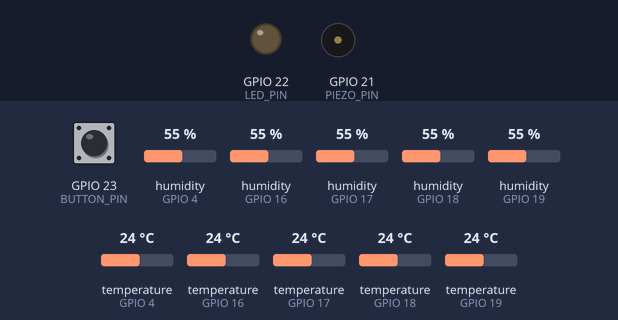
Simulated run of this sketch. Board: ESP32. Shown: output pins drawn as LEDs (lit = HIGH), buzzer (waves = sounding). The inputs (shaded band) are chosen by the test bench; at power-on: GPIO 23 (BUTTON_PIN) HIGH, humidity (sensors on GPIO 4, GPIO 16, GPIO 17, GPIO 18, GPIO 19) 55 %, temperature (sensors on GPIO 4, GPIO 16, GPIO 17, GPIO 18, GPIO 19) 24 °C. WiFi joins after 1.5 s; servers stay silent unless stated; uploads are accepted with an empty reply; EEPROM starts erased; what the sketch prints to the serial monitor is not drawn. At 13.6 s the program restarts the board; the recording ends there.

Above: at 5.2 s.
5.3 s: GPIO 23 (BUTTON_PIN) pulled LOW for 0.15 s
At 5.45 s:
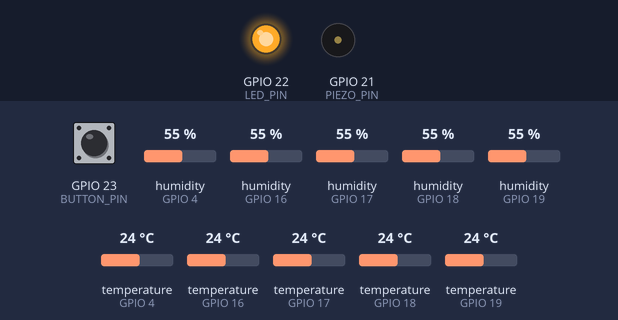
7.0 s: GPIO 23 (BUTTON_PIN) driven LOW
At 10.17 s:
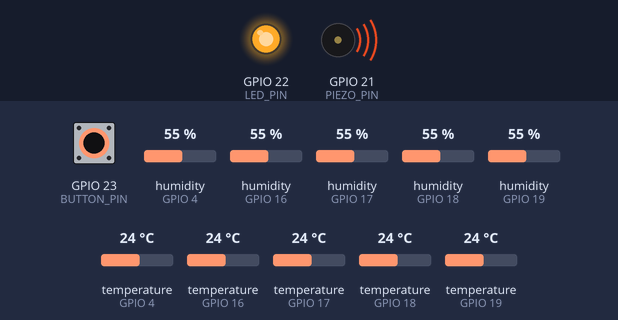
Timing chart, 0 to 13.0 s (numbered marks = the images above; inputs shaded):
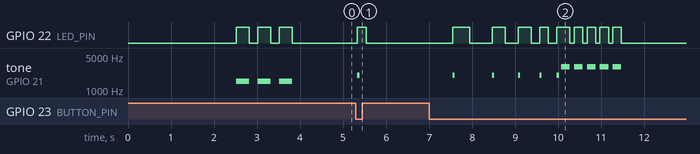

The sketch:

DHT11.ino
```cpp
#include <WiFiManager.h>        // https://github.com/tzapu/WiFiManager
#include <HTTPClient.h>
#include <ArduinoJson.h>
#include <DHT.h>
#include <EEPROM.h>

// ================================
// CONFIGURACIÓN DHT11
// ================================
#define DHT_PIN 4
#define DHT_TYPE DHT11
DHT dht(DHT_PIN, DHT_TYPE);

#define DHT_PIN_2 16 // Pin para el Sensor 2
#define DHT_PIN_3 17 // Pin para el Sensor 3
#define DHT_PIN_4 18 // Pin para el Sensor 4
#define DHT_PIN_5 19 // Pin para el Sensor 5

DHT dht2(DHT_PIN_2, DHT_TYPE);
DHT dht3(DHT_PIN_3, DHT_TYPE);
DHT dht4(DHT_PIN_4, DHT_TYPE);
DHT dht5(DHT_PIN_5, DHT_TYPE);

// PINES
#define BUTTON_PIN 23
#define LED_PIN    22
#define PIEZO_PIN  21

#define BUTTON_PRESS_TIME 3000 // ms

// EEPROM
#define EEPROM_SIZE 512
#define SERVER_URL_ADDR 0
#define SERVER_URL_MAX_LEN 128

// Variables globales
String serverURL = "";

const unsigned long SEND_INTERVAL = 2000;
unsigned long lastSend = 0;

// Variables para el botón
bool buttonPressed = false;
unsigned long buttonPressStart = 0;
bool resetInProgress = false;

// HTML personalizado para el portal
const char* custom_html_head = R"(
<style>
  :root {
  --primary-color: #2a9df4; /* azul para botones y highlights */
  --secondary-color: #a0a0a0; /* gris para subtítulos y texto menos importante */
  --background: #fafafa; /* fondo muy claro */
  --text-color: #333333; /* texto principal oscuro pero no negro */
  --border-color: #ddd; /* borde sutil */
  --border-radius: 6px;
  --shadow: 0 2px 6px rgba(0, 0, 0, 0.07);
  --font-family: 'Segoe UI', Tahoma, Geneva, Verdana, sans-serif;
}

body {
  background: var(--background);
  color: var(--text-color);
  font-family: var(--font-family);
  display: flex;
  align-items: center;
  justify-content: center;
  min-height: 100vh;
  margin: 0;
  padding: 20px;
}

.container {
  background: white;
  padding: 30px 40px;
  border-radius: var(--border-radius);
  box-shadow: var(--shadow);
  max-width: 400px;
  width: 100%;
  animation: fadeIn 0.4s ease-out;
}

.header {
  text-align: center;
  margin-bottom: 25px;
}

.logo {
  font-size: 2.8rem;
  margin-bottom: 10px;
  color: var(--primary-color);
}

.title {
  font-size: 1.8rem;
  font-weight: 600;
  margin-bottom: 5px;
}

.subtitle {
  font-size: 1rem;
  color: var(--secondary-color);
  font-weight: 400;
}

.form-group {
  margin-bottom: 20px;
}

label {
  display: block;
  font-weight: 600;
  margin-bottom: 8px;
}

input[type="text"], input[type="password"], select {
  width: 100%;
  padding: 10px 14px;
  border: 1.5px solid var(--border-color);
  border-radius: var(--border-radius);
  font-size: 1rem;
  transition: border-color 0.3s ease;
  outline: none;
}

input[type="text"]:focus, input[type="password"]:focus, select:focus {
  border-color: var(--primary-color);
  box-shadow: 0 0 6px rgba(42, 157, 244, 0.4);
}

.btn {
  width: 100%;
  padding: 12px 0;
  border: none;
  border-radius: var(--border-radius);
  background: var(--primary-color);
  color: white;
  font-weight: 700;
  font-size: 1.1rem;
  cursor: pointer;
  transition: background-color 0.3s ease;
  text-transform: uppercase;
  letter-spacing: 0.6px;
}

.btn:hover {
  background: #2380d9;
}

.info-card {
  background: #f9f9f9;
  border-left: 4px solid var(--primary-color);
  padding: 16px 20px;
  margin-bottom: 20px;
  border-radius: var(--border-radius);
  color: var(--secondary-color);
  font-size: 0.9rem;
  line-height: 1.4;
}

.status-indicator {
  display: inline-block;
  width: 10px;
  height: 10px;
  border-radius: 50%;
  margin-right: 8px;
  vertical-align: middle;
}

.status-online {
  background: #4caf50;
  animation: pulse 2s infinite;
}

.status-offline {
  background: #f44336;
  animation: pulse 2s infinite;
}

@keyframes pulse {
  0%, 100% { opacity: 1; }
  50% { opacity: 0.5; }
}

.footer {
  text-align: center;
  font-size: 0.8rem;
  color: var(--secondary-color);
  margin-top: 25px;
  padding-top: 15px;
  border-top: 1px solid var(--border-color);
}

@media (max-width: 500px) {
  .container {
    padding: 20px;
    margin: 10px;
  }

  .title {
    font-size: 1.5rem;
  }
}
</style>
)";

const char* custom_html_body = R"(
<div class="container">
  <div class="header">
    <div class="logo">🌡️</div>
    <h1 class="title">ClimyPy Station</h1>
    <p class="subtitle">Configuración de Monitoreo Climático</p>
  </div>

  <div class="info-card">
    <h3>📡 Estado de Conexión</h3>
    <p><span class="status-indicator status-online"></span>Listo para configurar</p>
    <p>Complete los campos siguientes para conectar su estación climática.</p>
  </div>
)";

void setup() {
  Serial.begin(115200);
  delay(1000);
  Serial.println();
  Serial.println(F("🚀 ESP32 - ClimyPy Arrancando..."));

  // Configurar pines
  pinMode(BUTTON_PIN, INPUT_PULLUP);
  pinMode(LED_PIN, OUTPUT);
  pinMode(PIEZO_PIN, OUTPUT);

  // Apagar LED y piezo al inicio
  digitalWrite(LED_PIN, LOW);
  noTone(PIEZO_PIN);

  // Chequear si el botón está presionado al inicio
  checkButtonAtStartup();

  dht.begin();
  dht2.begin();
  dht3.begin();
  dht4.begin();
  dht5.begin();

  EEPROM.begin(EEPROM_SIZE);

  serverURL = readServerURLFromEEPROM();
  Serial.print("➡ Server URL almacenada: ");
  Serial.println(serverURL);

  WiFiManager wm;

  // Configurar HTML personalizado
  wm.setCustomHeadElement(custom_html_head);

  // =========================================================
  // MODIFICACIÓN: La siguiente línea fue eliminada porque
  // causaba el error de compilación.
  // wm.setCustomBodyElement(custom_html_body);
  // =========================================================

  // Configurar textos personalizados
  wm.setTitle("ClimyPy Station");
  wm.setDarkMode(false); // Aunque usemos colores oscuros, este flag controla el tema interno de WiFiManager, no el CSS

  // =========================================================
  // MODIFICACIÓN: El HTML del cuerpo ahora se añade como un
  // parámetro personalizado para que se muestre en la página.
  // =========================================================
  WiFiManagerParameter custom_header(custom_html_body);
  WiFiManagerParameter custom_server("server", "🌐 URL del Servidor", serverURL.c_str(), SERVER_URL_MAX_LEN, "placeholder=\"http://192.168.1.90:5000/api/sensor\" style=\"margin-bottom: 10px;\"");
  WiFiManagerParameter custom_info("<div class=\"info-card\"><h3>📋 Instrucciones</h3><p>1. Selecciona tu red WiFi<br>2. Introduce la contraseña<br>3. Configura la URL del servidor donde se enviarán los datos<br>4. Haz clic en 'Guardar' para completar la configuración</p></div>");

  // Añadir parámetros
  wm.addParameter(&custom_header); // <-- Encabezado añadido aquí
  wm.addParameter(&custom_info);
  wm.addParameter(&custom_server);

  // Configurar timeout más largo para dar tiempo a configurar
  wm.setConfigPortalTimeout(300); // 5 minutos

  // Mensaje de configuración personalizado
  wm.setAPCallback([](WiFiManager *myWiFiManager) {
    Serial.println("🎯 Portal de configuración iniciado");
    Serial.print("📱 Conéctate a la red: ");
    Serial.println(myWiFiManager->getConfigPortalSSID());
    Serial.println("🌐 Ve a: http://192.168.4.1");
    Serial.println("⏰ Tiempo límite: 5 minutos");

    // Indicador visual de que está en modo configuración
    for (int i = 0; i < 3; i++) {
      digitalWrite(LED_PIN, HIGH);
      tone(PIEZO_PIN, 1000, 200);
      delay(200);
      digitalWrite(LED_PIN, LOW);
      noTone(PIEZO_PIN);
      delay(200);
    }
  });

  // Personalizar el botón de guardar
  wm.setSaveConfigCallback([]() {
    Serial.println("✅ Configuración guardada exitosamente!");

    // Señal de éxito
    for (int i = 0; i < 5; i++) {
      digitalWrite(LED_PIN, HIGH);
      tone(PIEZO_PIN, 2000, 100);
      delay(100);
      digitalWrite(LED_PIN, LOW);
      noTone(PIEZO_PIN);
      delay(100);
    }
  });

if (!wm.autoConnect("ClimyPy-Setup", "climy2025")) {
    Serial.println("❌ No se pudo conectar a WiFi. Reiniciando...");
    delay(3000);
    ESP.restart();
  }

  Serial.println("✅ WiFi conectado!");
  Serial.print("IP Local: ");
  Serial.println(WiFi.localIP());

  String newServerURL = custom_server.getValue();
  if (newServerURL.length() > 0 && newServerURL != serverURL) {
    Serial.println("ℹ️ Guardando nueva Server URL en EEPROM...");
    writeServerURLToEEPROM(newServerURL);
    serverURL = newServerURL;
  }

  // Señal de conexión exitosa
  for (int i = 0; i < 3; i++) {
    digitalWrite(LED_PIN, HIGH);
    tone(PIEZO_PIN, 1500, 300);
    delay(300);
    digitalWrite(LED_PIN, LOW);
    noTone(PIEZO_PIN);
    delay(200);
  }
}

void loop() {
  unsigned long currentTime = millis();

  // Verificar estado del botón continuamente
  checkButtonPress();

  if (currentTime - lastSend >= SEND_INTERVAL) {
    sendSensorData();
    lastSend = currentTime;
  }

  delay(100); // Reducir delay para mejor respuesta del botón
}

void checkButtonAtStartup() {
  // Verificar si el botón está presionado al inicio
  if (digitalRead(BUTTON_PIN) == LOW) {
    Serial.println("🔴 BOTÓN presionado al inicio. Esperando confirmación...");

    unsigned long pressedTime = millis();
    bool ledState = false;
    unsigned long lastBlink = 0;

    while (digitalRead(BUTTON_PIN) == LOW) {
      // Parpadear LED y hacer beep intermitente
      if (millis() - lastBlink >= 200) {
        ledState = !ledState;
        digitalWrite(LED_PIN, ledState);
        if (ledState) {
          tone(PIEZO_PIN, 2000, 100);
        }
        lastBlink = millis();
      }

      if (millis() - pressedTime >= BUTTON_PRESS_TIME) {
        Serial.println("⚠️ Mantuvimos presionado suficiente tiempo. Reseteando configuración...");

        // Señal de confirmación
        for (int i = 0; i < 3; i++) {
          digitalWrite(LED_PIN, HIGH);
          tone(PIEZO_PIN, 3000, 300);
          delay(300);
          digitalWrite(LED_PIN, LOW);
          noTone(PIEZO_PIN);
          delay(200);
        }

        // Borrar WiFiManager
        WiFiManager wm;
        wm.resetSettings();

        // Borrar URL del servidor en EEPROM
        clearServerURLInEEPROM();

        Serial.println("✅ Configuración borrada. Reiniciando ESP...");
        delay(2000);
        ESP.restart();
      }
    }

    // Si soltás antes del tiempo:
    Serial.println("✅ Botón soltado antes de tiempo. No se borra nada.");
    digitalWrite(LED_PIN, LOW);
    noTone(PIEZO_PIN);
  }
}

void checkButtonPress() {
  bool currentButtonState = (digitalRead(BUTTON_PIN) == LOW);

  if (currentButtonState && !buttonPressed) {
    // Botón recién presionado
    buttonPressed = true;
    buttonPressStart = millis();
    resetInProgress = false;
    Serial.println("🔴 Botón presionado...");
  }

  if (buttonPressed && currentButtonState) {
    // Botón sigue presionado
    unsigned long pressedDuration = millis() - buttonPressStart;

    if (pressedDuration >= BUTTON_PRESS_TIME && !resetInProgress) {
      // Tiempo suficiente alcanzado
      resetInProgress = true;
      Serial.println("⚠️ Tiempo suficiente alcanzado. Reseteando configuración...");

      // Señal de confirmación
      for (int i = 0; i < 5; i++) {
        digitalWrite(LED_PIN, HIGH);
        tone(PIEZO_PIN, 3000, 200);
        delay(200);
        digitalWrite(LED_PIN, LOW);
        noTone(PIEZO_PIN);
        delay(100);
      }

      // Borrar configuración
      WiFiManager wm;
      wm.resetSettings();
      clearServerURLInEEPROM();

      Serial.println("✅ Configuración borrada. Reiniciando ESP...");
      delay(2000);
      ESP.restart();
    }

    // Indicador visual mientras se presiona
    if (pressedDuration < BUTTON_PRESS_TIME) {
      // Parpadear LED más rápido conforme se acerca al tiempo
      int blinkInterval = map(pressedDuration, 0, BUTTON_PRESS_TIME, 500, 100);
      static unsigned long lastBlink = 0;
      static bool ledState = false;

      if (millis() - lastBlink >= blinkInterval) {
        ledState = !ledState;
        digitalWrite(LED_PIN, ledState);
        if (ledState) {
          tone(PIEZO_PIN, 2000, 50);
        }
        lastBlink = millis();
      }
    }
  }

  if (!currentButtonState && buttonPressed) {
    // Botón soltado
    buttonPressed = false;
    resetInProgress = false;
    digitalWrite(LED_PIN, LOW);
    noTone(PIEZO_PIN);
    Serial.println("✅ Botón soltado.");
  }
}

void sendSensorData() {
  if (serverURL.length() == 0) {
    Serial.println("⚠️ No se configuró ninguna Server URL. No se envían datos.");
    return;
  }

  float chipTemperature = temperatureRead();

  StaticJsonDocument<512> jsonDoc; // Aumentar el tamaño del documento JSON

  // Leer y añadir datos del Sensor 1
  float temp1 = dht.readTemperature();
  float hum1 = dht.readHumidity();
  if (!isnan(temp1) && !isnan(hum1)) {
    jsonDoc["temperatura"] = temp1;
    jsonDoc["humedad"] = hum1;
    Serial.printf("→ Temp 1: %.2f°C, Hum 1: %.2f%%\n", temp1, hum1);
  } else {
    Serial.println("⚠️ Error leyendo Sensor 1.");
  }

  // Leer y añadir datos del Sensor 2
  float temp2 = dht2.readTemperature();
  float hum2 = dht2.readHumidity();
  if (!isnan(temp2) && !isnan(hum2)) {
    jsonDoc["temperatura2"] = temp2;
    jsonDoc["humedad2"] = hum2;
    Serial.printf("→ Temp 2: %.2f°C, Hum 2: %.2f%%\n", temp2, hum2);
  } else {
    Serial.println("⚠️ Error leyendo Sensor 2.");
  }

  // Leer y añadir datos del Sensor 3
  float temp3 = dht3.readTemperature();
  float hum3 = dht3.readHumidity();
  if (!isnan(temp3) && !isnan(hum3)) {
    jsonDoc["temperatura3"] = temp3;
    jsonDoc["humedad3"] = hum3;
    Serial.printf("→ Temp 3: %.2f°C, Hum 3: %.2f%%\n", temp3, hum3);
  } else {
    Serial.println("⚠️ Error leyendo Sensor 3.");
  }

  // Leer y añadir datos del Sensor 4
  float temp4 = dht4.readTemperature();
  float hum4 = dht4.readHumidity();
  if (!isnan(temp4) && !isnan(hum4)) {
    jsonDoc["temperatura4"] = temp4;
    jsonDoc["humedad4"] = hum4;
    Serial.printf("→ Temp 4: %.2f°C, Hum 4: %.2f%%\n", temp4, hum4);
  } else {
    Serial.println("⚠️ Error leyendo Sensor 4.");
  }

  // Leer y añadir datos del Sensor 5
  float temp5 = dht5.readTemperature();
  float hum5 = dht5.readHumidity();
  if (!isnan(temp5) && !isnan(hum5)) {
    jsonDoc["temperatura5"] = temp5;
    jsonDoc["humedad5"] = hum5;
    Serial.printf("→ Temp 5: %.2f°C, Hum 5: %.2f%%\n", temp5, hum5);
  } else {
    Serial.println("⚠️ Error leyendo Sensor 5.");
  }

  jsonDoc["temperatura_interna_esp"] = chipTemperature;
  Serial.printf("→ Temp Chip ESP32: %.2f°C\n", chipTemperature);

  String jsonString;
  serializeJson(jsonDoc, jsonString);

  if (WiFi.status() == WL_CONNECTED) {
    HTTPClient http;
    http.begin(serverURL);
    http.addHeader("Content-Type", "application/json");
    http.setTimeout(5000);

    int httpResponseCode = http.POST(jsonString);

    if (httpResponseCode == 200 || httpResponseCode == 201) {
      Serial.println("✅ Datos enviados exitosamente!");
      String response = http.getString();
      Serial.println("Respuesta del servidor:");
      Serial.println(response);
    } else {
      Serial.print("❌ Error en petición HTTP: ");
      Serial.println(httpResponseCode);
      Serial.println("Payload enviado:");
      Serial.println(jsonString);
    }

    http.end();
  } else {
    Serial.println("⚠️ WiFi desconectado. No se pudo enviar datos.");
  }
}

String readServerURLFromEEPROM() {
  String url = "";
  for (int i = 0; i < SERVER_URL_MAX_LEN; i++) {
    char c = EEPROM.read(SERVER_URL_ADDR + i);
    if (c == 0xFF || c == '\0') break;
    url += c;
  }
  return url;
}

void writeServerURLToEEPROM(String url) {
  int len = url.length();
  for (int i = 0; i < SERVER_URL_MAX_LEN; i++) {
    if (i < len) {
      EEPROM.write(SERVER_URL_ADDR + i, url[i]);
    } else {
      EEPROM.write(SERVER_URL_ADDR + i, '\0');
    }
  }
  EEPROM.commit();
  Serial.println("✅ URL guardada en EEPROM.");
}

void clearServerURLInEEPROM() {
  for (int i = 0; i < SERVER_URL_MAX_LEN; i++) {
    EEPROM.write(SERVER_URL_ADDR + i, '\0');
  }
  EEPROM.commit();
  Serial.println("✅ URL del servidor borrada de EEPROM.");
}
```

Measured:
- after the input at 5.3 s, GPIO 22 (LED_PIN): LOW → HIGH at once, → LOW 0.20 s later; tone on GPIO 21 (PIEZO_PIN): silent → 2000 Hz at once, → silent 0.05 s later
